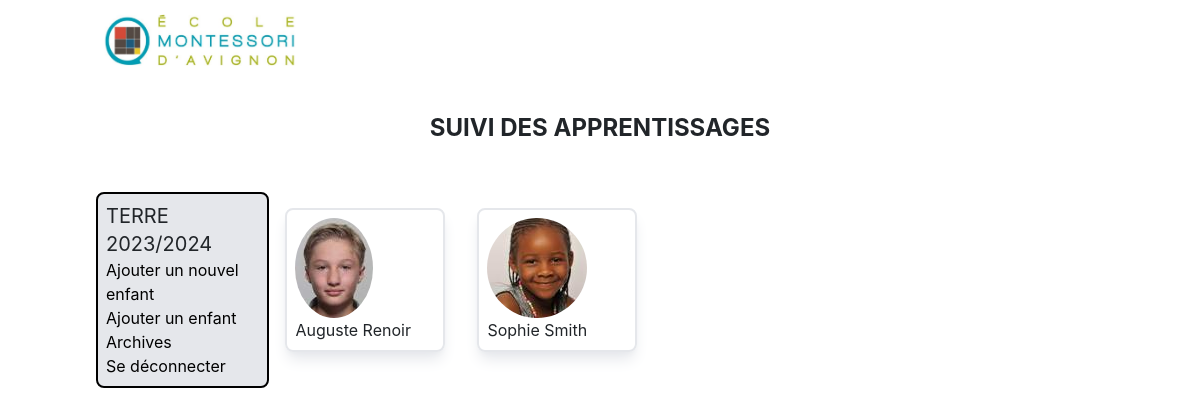
/child/all/5 (signed in), run on an earlier commit of the app's database.
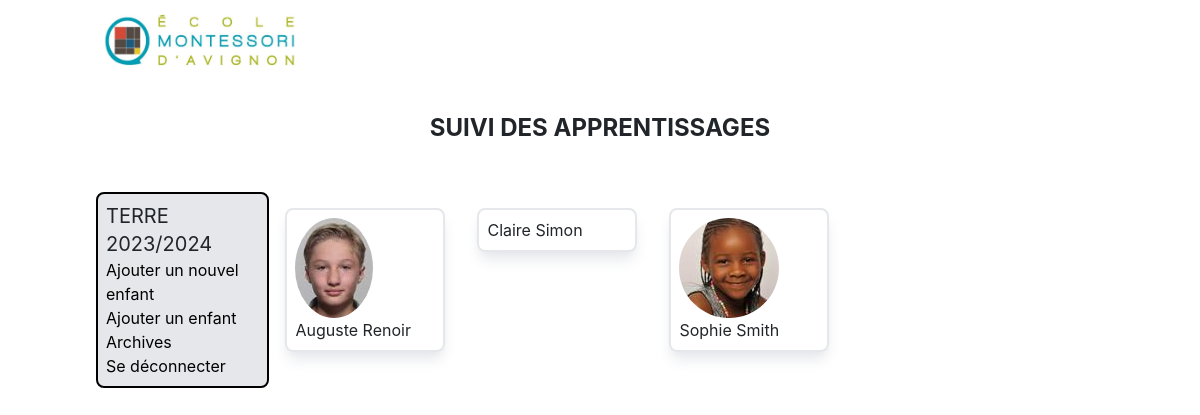
And on a later commit of the database.
### ambiance/models.py (models this page shows)
class Environment(models.Model):
    ENVIRONMENT_CHOICES = (
        ('BOIS', 'Bois'),
        ('TERRE', 'Terre'),
    )
    name = models.CharField(max_length=20, choices=ENVIRONMENT_CHOICES, verbose_name="Ambiance")
    year = models.CharField(max_length=20, verbose_name="Année")
    date_created = models.DateTimeField(auto_now_add=True)
    def __str__(self):
        return f'{self.name} {self.year}'

### students/models.py (models this page shows, shortened)
class Students(models.Model):
    photo = models.ImageField(null=True, blank=True)
    firstname = models.CharField(max_length=25)
    lastname = models.CharField(max_length=25)
    date_of_birth = models.DateField()
    profil = models.TextField()
    ambiance = models.ForeignKey(Environment, on_delete=models.CASCADE)
    pratique_life = models.ForeignKey(PracticalLife, on_delete=models.CASCADE)
    sensorial_material = models.ForeignKey(SensoryMaterial, on_delete=models.CASCADE)
    mathe = models.ForeignKey(Math, on_delete=models.CASCADE)
    langage = models.ForeignKey(Langage, on_delete=models.CASCADE)
    letter = models.ForeignKey(Letter, on_delete=models.CASCADE)
    active = models.BooleanField(default=True)
    date_created = models.DateTimeField(auto_now_add=True)
    date_updated = models.DateTimeField(auto_now=True)
    tracker = FieldTracker()
    class Meta:
        verbose_name = "Student"
        verbose_name_plural = "Students"
    IMAGE_MAX_SIZE = (100, 100)

### students/views.py (the view)
# urls.py: path("child/all/<int:ambiance_id>", views.students_ambiance_list, name='all_child'),
@login_required
def students_ambiance_list(request, ambiance_id):
    ambiance = Environment.objects.get(id=ambiance_id)
    students = Students.objects.filter(ambiance=ambiance).order_by('lastname')
    today = int(date.today().year)
    ambiance_end_date = int(ambiance.year.split('/')[0])
    context = {
        'ambiance': ambiance,
        'students': students,
        'user': request.user,
        'today': today,
        'ambiance_end_date': ambiance_end_date
    }
    return render(request, 'students/ambiance_child_all.html', context=context)

### students/templates/students/ambiance_child_all.html (shortened to what this page needs)
{% extends "authentication/base.html" %}
{% block content %}
<div class="flex">
    <div class="w-0.5/3 p-2 border-2 border-black bg-gray-200 rounded-lg">
        <h1 class="text-xl">{{ambiance}}</h1>
        <ul class="text-medium h-full w-full">
            {% if ambiance_end_date > today %}
                <li class="text-black "><a href="{% url 'add_child' ambiance_id=ambiance.id %}">Ajouter un nouvel enfant</a> </li>
                <li class="text-black "><a href="{% url 'ambiance_add_child' ambiance_id=ambiance.id %}">Ajouter un enfant</a></li>
            {% endif %}
            <li class="text-black "><a href="{% url 'ambiance'%}">Archives</a></li>
             <li class="text-black "><a href="{% url 'logout' %}">Se déconnecter</a></li>
        </ul>
    </div>
    <div class="w-full flex flex-wrap">
        {% for student in students %}
            <div class="p-3 mb-1 ">
                <div class="w-40 p-2 border-2 shadow-lg shadow-gray-200 rounded-lg ">
                    <a href="{% url 'Vie_Pratique_change' student_id=student.id %}">
                        <img class="rounded-circle w-45 h-45 hover:bg-black " src="{{student.photo.url}}" alt="">
                    </a>
                    <div>
                        <p>
                            {{student.firstname}} {{student.lastname}} <br>
                        </p>
                    </div>
                </div>
            </div>
        {% endfor %}
    </div>
</div>
{% endblock content %}

### authentication/templates/authentication/base.html (shortened to what this page needs)
<!DOCTYPE html>
{% load tailwind_tags %}
{% load static %}
<html lang="fr">
    <head>
        {% tailwind_css %}
        <link rel="stylesheet" href="{% static 'authentication/css/bootstrap.min.css' %}">
    </head>
    <body>
            <header class="container top-0 mx-auto flex flex-col">
                    <img src="{% static 'authentication/logo.png' %}" alt="LOGO" class="img-fluid" width="200" >
                     <h1 class="text-center font-bold py-10 text-2xl">SUIVI DES APPRENTISSAGES</h1>
            </header>
            <div class=" container p-2">
                {% block content %}{% endblock content %}
            </div>
    </body>
</html>

What changed in the data, as far as the page shows it:
added Students: firstname "Claire", lastname "Simon"
